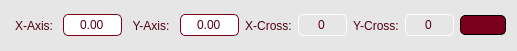
<?xml version="1.0" encoding="UTF-8"?>
<ui version="4.0">
 <class>Form</class>
 <widget class="QWidget" name="Form">
  <property name="geometry">
   <rect>
    <x>0</x>
    <y>0</y>
    <width>517</width>
    <height>51</height>
   </rect>
  </property>
  <property name="windowTitle">
   <string>Form</string>
  </property>
  <property name="styleSheet">
   <string notr="true">QWidget{
background-color: rgb(230,230,230);
}

QGroupBox{
color:  rgb(80, 0, 19);  /* Text color */
font-weight: bold;  /* Bold text */
}

QLabel{
color:  rgb(80, 0, 19);;  /* Text color */
}

QPushButton {
	background-color: rgb(122,0,28);  /* Background color */
	border: 1px solid rgb(0, 0, 0);
    color: rgb(255, 255, 255);  /* Text color */
    border-radius: 5px;  /* Rounded edges */
	padding: 2px;
}

QPushButton:hover {
    background-color: rgb(142, 0, 38);  /* Background color when hovered */
	color: rgb(245, 245, 245);
    border-color:rgb(40, 40, 40);  /* Border color when hovered */
}

QPushButton:pressed {
   color:  rgb(80, 0, 19);  /* Background color when pressed */
	border-color: rgb(0, 0, 0);
}
QPushButton:clicked {
   background-color: rgb(80,0,19);  /* Background color when pressed */
	border-color:  rgb(0,0, 0);
}

QPushButton:checked {
    background-color: rgb(255,255,255);
	color:  rgb(80, 0, 19);
	border: 2px solid rgb(122, 0, 28);
	font-weight: bold;  /* Bold text */
}

QPushButton:disabled {
    background-color: rgb(180,180, 180);
	border: 1px solid rgb(0, 0,0);
}

QDoubleSpinBox:enabled{
background-color: rgb(255,255,255);
color:  rgb(80, 0, 19);  /* Text color */
border: 1px solid  rgb(122, 0, 28);  /* Border color */
border-radius: 5px;  /* Rounded edges */
padding : 2px;
}
QDoubleSpinBox:disabled{
color: rgb(80, 0, 19);  /* Text color */
border: 1px solid rgb(255,255,255);  /* Border color */
border-radius: 5px;  /* Rounded edges */
padding : 2px;
}

QSpinBox:enabled{
background-color: rgb(255,255,255);
color:  rgb(80, 0, 19);  /* Text color */
border: 1px solid  rgb(122, 0, 28);  /* Border color */
border-radius: 5px;  /* Rounded edges */
padding : 2px;

}
QSpinBox:disabled{
color: rgb(80, 0, 19);  /* Text color */
border: 1px solid rgb(255,255,255);  /* Border color */
border-radius: 5px;  /* Rounded edges */
padding : 2px;
}

QPlainTextEdit{
background-color: rgb(255,255,255);
border-radius: 5px;  /* Rounded edges */
}

QLineEdit:endabled{
background-color: rgb(255,255,255);
color:  rgb(80, 0, 19);  /* Text color */
border: 1px solid rgb(0,0,0);  /* Border color */
border-radius: 5px;  /* Rounded edges */
padding : 2px;
}

QLineEdit:disabled{
background-color: rgb(230,230,230);
color:  rgb(80, 0, 19);  /* Text color */
border: 1px solid rgb(0,0,0);  /* Border color */
border-radius: 5px;  /* Rounded edges */
padding : 2px;
}

QComboBox{
background-color: rgb(255,255,255);
color:  rgb(80, 0, 19);  /* Text color */
border: 1px solid rgb(0,0,0);  /* Border color */
border-radius: 5px;  /* Rounded edges */
padding : 2px;
}

QTabBar::tab {
    color:  rgb(80, 0, 19); 
    border: 1px solid rgb(122,0,28);
    padding: 5px;
    border-top-left-radius: 5px;
    border-top-right-radius: 5px;
	min-width:80px;
}

QTabBar::tab:selected {
    color:  rgb(80, 0, 19); 
    background-color: rgb(255, 255, 255); ;
    font-weight: bold;
	border: 2px solid rgb(122, 0, 28);
}

QTabBar::tab:hover {
    color:  rgb(122, 0, 28); /* Slightly lighter orange */
	background-color: rgb(245, 245, 245); ;
}
</string>
  </property>
  <layout class="QHBoxLayout" name="horizontalLayout">
   <item>
    <widget class="QLabel" name="label">
     <property name="text">
      <string>X-Axis:</string>
     </property>
     <property name="alignment">
      <set>Qt::AlignCenter</set>
     </property>
    </widget>
   </item>
   <item>
    <widget class="QDoubleSpinBox" name="x_world_spinbox">
     <property name="alignment">
      <set>Qt::AlignCenter</set>
     </property>
     <property name="buttonSymbols">
      <enum>QAbstractSpinBox::NoButtons</enum>
     </property>
     <property name="minimum">
      <double>-1000.000000000000000</double>
     </property>
     <property name="maximum">
      <double>1000.000000000000000</double>
     </property>
    </widget>
   </item>
   <item>
    <widget class="QLabel" name="label_2">
     <property name="text">
      <string>Y-Axis:</string>
     </property>
     <property name="alignment">
      <set>Qt::AlignCenter</set>
     </property>
    </widget>
   </item>
   <item>
    <widget class="QDoubleSpinBox" name="y_world_spinbox">
     <property name="alignment">
      <set>Qt::AlignCenter</set>
     </property>
     <property name="buttonSymbols">
      <enum>QAbstractSpinBox::NoButtons</enum>
     </property>
     <property name="minimum">
      <double>-1000.000000000000000</double>
     </property>
     <property name="maximum">
      <double>1000.000000000000000</double>
     </property>
    </widget>
   </item>
   <item>
    <widget class="QLabel" name="label_3">
     <property name="text">
      <string>X-Cross:</string>
     </property>
     <property name="alignment">
      <set>Qt::AlignCenter</set>
     </property>
    </widget>
   </item>
   <item>
    <widget class="QSpinBox" name="x_cross_spinbox">
     <property name="enabled">
      <bool>false</bool>
     </property>
     <property name="alignment">
      <set>Qt::AlignCenter</set>
     </property>
     <property name="buttonSymbols">
      <enum>QAbstractSpinBox::NoButtons</enum>
     </property>
     <property name="minimum">
      <number>-10000</number>
     </property>
     <property name="maximum">
      <number>10000</number>
     </property>
    </widget>
   </item>
   <item>
    <widget class="QLabel" name="label_4">
     <property name="text">
      <string>Y-Cross:</string>
     </property>
     <property name="alignment">
      <set>Qt::AlignCenter</set>
     </property>
    </widget>
   </item>
   <item>
    <widget class="QSpinBox" name="y_cross_spinbox">
     <property name="enabled">
      <bool>false</bool>
     </property>
     <property name="alignment">
      <set>Qt::AlignCenter</set>
     </property>
     <property name="buttonSymbols">
      <enum>QAbstractSpinBox::NoButtons</enum>
     </property>
     <property name="minimum">
      <number>-10000</number>
     </property>
     <property name="maximum">
      <number>10000</number>
     </property>
    </widget>
   </item>
   <item>
    <widget class="QPushButton" name="delete_button">
     <property name="text">
      <string/>
     </property>
     <property name="icon">
      <iconset>
       <normaloff>resources/trash.png</normaloff>resources/trash.png</iconset>
     </property>
     <property name="iconSize">
      <size>
       <width>25</width>
       <height>25</height>
      </size>
     </property>
    </widget>
   </item>
  </layout>
 </widget>
 <resources/>
 <connections/>
</ui>
